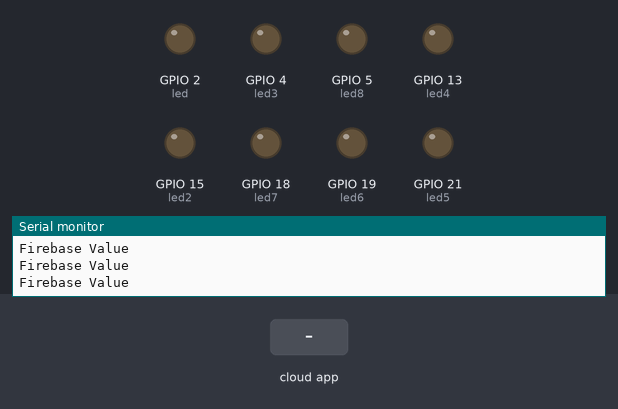
A sketch run on a simulated ESP32. On the bench: output pins drawn as LEDs (lit = HIGH), the last lines printed to the serial monitor. Inputs (shaded band) come from the test bench. WiFi joins after 1.5 s; servers stay silent unless stated; the Firebase database answers and starts empty.

Above: at 3.7 s.
3.8 s: the phone or cloud app sets LED_STATUS to 1
At 4.7 s:
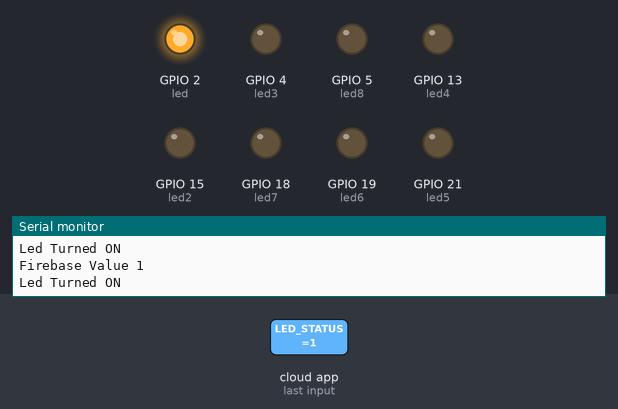
5.4 s: the phone or cloud app sets LED_STATUS to 4
At 5.9 s:
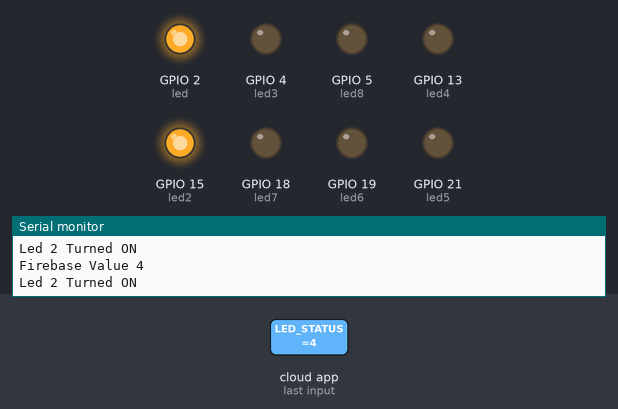
6.9 s: the phone or cloud app sets LED_STATUS to 0
At 8.1 s:
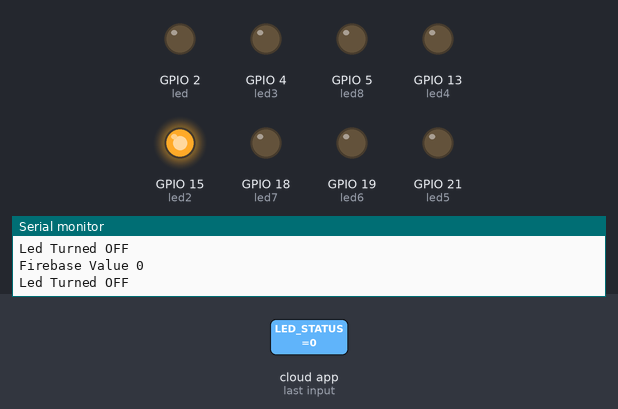
8.4 s: the phone or cloud app sets LED_STATUS to 6
At 9.5 s:
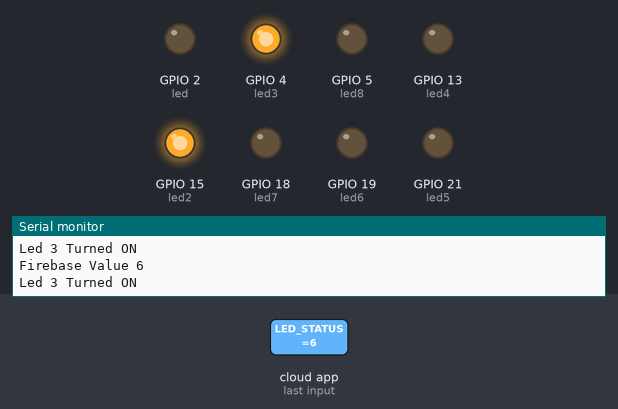
9.9 s: the phone or cloud app sets LED_STATUS to 3
At 10.7 s:
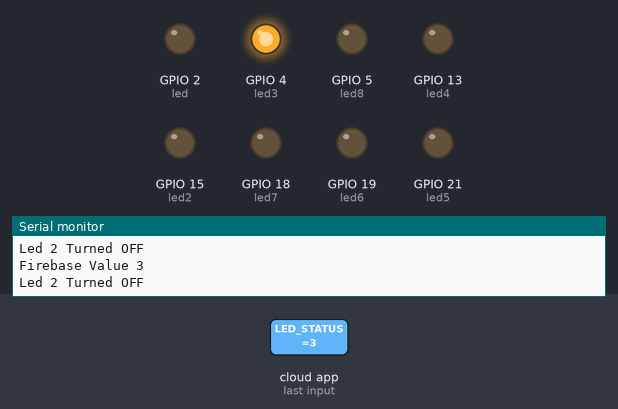
11.4 s: the phone or cloud app sets LED_STATUS to 5
At 11.9 s:
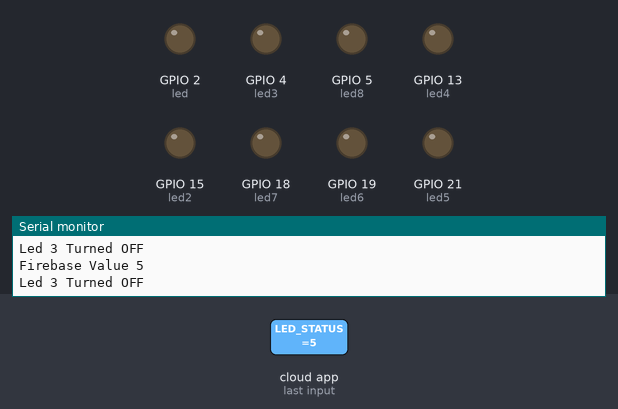
Timing chart, 0 to 13.9 s (numbered marks = the images above; inputs shaded):
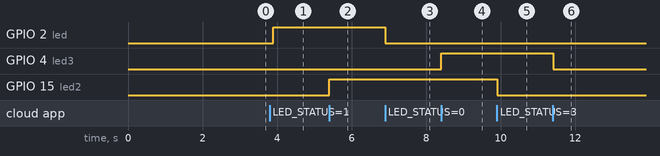

The sketch:

code.ino
```cpp
#include <WiFi.h>
#include <IOXhop_FirebaseESP32.h>

#define FIREBASE_HOST "androidstatus-8ebf1.firebaseio.com"
#define FIREBASE_AUTH "AIzaSyAdD0OqUE8lO2JBjaHVE4OUdPZu9n2kO-s"
#define WIFI_SSID "Yarana"
#define WIFI_PASSWORD "12112001"

int led = 2;
int led2 = 15;// isko chhor ke baki sab ko relay se connect karna hai
int led3 = 4;
int led4 = 13;
int led5 = 21;
int led6 = 19;
int led7 = 18;
int led8 = 5;

void setup() {
  Serial.begin(9600);
  delay(1000);
  WiFi.begin(WIFI_SSID, WIFI_PASSWORD);
  Serial.print("Connecting to ");
  Serial.print(WIFI_SSID);

  delay(1000);


  pinMode(led, OUTPUT);
  pinMode(led2, OUTPUT);
  pinMode(led3, OUTPUT);
  pinMode(led4, OUTPUT);
  pinMode(led5, OUTPUT);
  pinMode(led6, OUTPUT);
  pinMode(led7, OUTPUT);
  pinMode(led8, OUTPUT);

  while (WiFi.status() != WL_CONNECTED) {
    Serial.print(".");
    delay(500);
  }

  Serial.println();
  Serial.print("Connected to ");
  Serial.println(WIFI_SSID);

  Serial.print("IP Address is : ");
  Serial.println(WiFi.localIP());

  Firebase.begin(FIREBASE_HOST, FIREBASE_AUTH);
  // for (int i = 1; i <= 8; i++) {
  //   Firebase.setString("LED_STATUS" + String(i), "OFF");
  // }
}

void loop() {
  String fireStatus = Firebase.getString("LED_STATUS");
  // String fireStatus2 = Firebase.getString("LED_STATUS2");
  // String fireStatus3 = Firebase.getString("LED_STATUS3");
  // String fireStatus4 = Firebase.getString("LED_STATUS4");
  // String fireStatus5 = Firebase.getString("LED_STATUS5");
  // String fireStatus6 = Firebase.getString("LED_STATUS6");
  // String fireStatus7 = Firebase.getString("LED_STATUS7");
  // String fireStatus8 = Firebase.getString("LED_STATUS8");

  Serial.print("Firebase Value ");
  Serial.println(fireStatus);

  if (fireStatus == "1") {
    Serial.println("Led Turned ON");
    digitalWrite(led, HIGH);
  } else if (fireStatus == "0") {
    Serial.println("Led Turned OFF");
    digitalWrite(led, LOW);
  }

  if (fireStatus == "4") {
    Serial.println("Led 2 Turned ON");
    digitalWrite(led2, HIGH);
  } else if (fireStatus == "3") {
    Serial.println("Led 2 Turned OFF");
    digitalWrite(led2, LOW);
  }

  if (fireStatus == "6") {
    Serial.println("Led 3 Turned ON");
    digitalWrite(led3, HIGH);
  } else if (fireStatus == "5") {
    Serial.println("Led 3 Turned OFF");
    digitalWrite(led3, LOW);
  }

  if (fireStatus == "8") {
    Serial.println("Led 4 Turned ON");
    digitalWrite(led4, HIGH);
  } else if (fireStatus == "7") {
    Serial.println("Led 4 Turned OFF");
    digitalWrite(led4, LOW);
  }

  if (fireStatus == "10") {
    Serial.println("Led 5 Turned ON");
    digitalWrite(led5, HIGH);
  } else if (fireStatus == "9") {
    Serial.println("Led 5 Turned OFF");
    digitalWrite(led5, LOW);
  }

  if (fireStatus == "12") {
    Serial.println("Led 6 Turned ON");
    digitalWrite(led6, HIGH);
  } else if (fireStatus == "11") {
    Serial.println("Led 6 Turned OFF");
    digitalWrite(led6, LOW);
  }

  if (fireStatus == "14") {
    Serial.println("Led 7 Turned ON");
    digitalWrite(led7, HIGH);
  } else if (fireStatus == "13") {
    Serial.println("Led 7 Turned OFF");
    digitalWrite(led7, LOW);
  }

  if (fireStatus == "16") {
    Serial.println("Led 8 Turned ON");
    digitalWrite(led8, HIGH);
  } else if (fireStatus == "15") {
    Serial.println("Led 8 Turned OFF");
    digitalWrite(led8, LOW);
  }

  delay(100);
}
```

Measured:
- after the input at 3.8 s, GPIO 2 (led): LOW → HIGH after 0.10 s
- after the input at 5.4 s, GPIO 15 (led2): LOW → HIGH at once
- after the input at 6.9 s, GPIO 2 (led): HIGH → LOW at once
- after the input at 8.4 s, GPIO 4 (led3): LOW → HIGH at once
- after the input at 9.9 s, GPIO 15 (led2): HIGH → LOW at once
- after the input at 11.4 s, GPIO 4 (led3): HIGH → LOW at once
